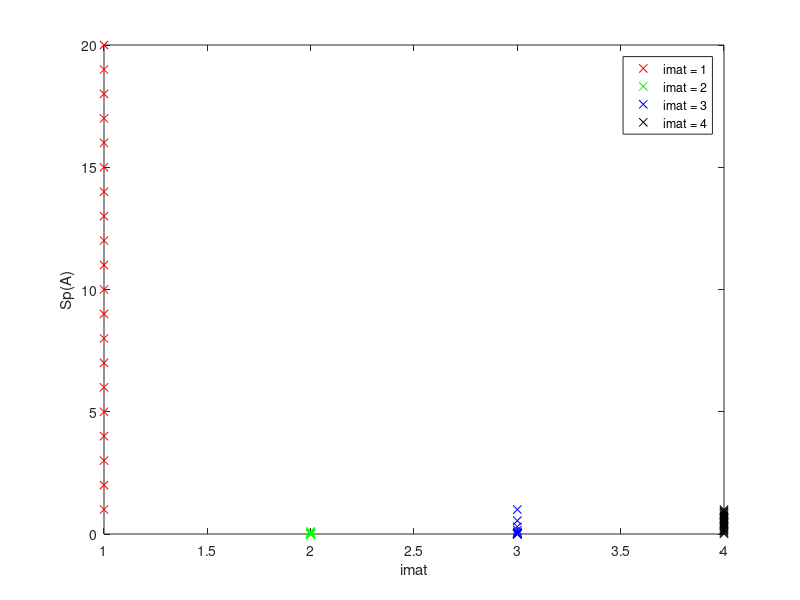

Write the MATLAB code that produced this figure.
clear;
close all;

% Chargement des spectres des 4 types de matrice
load A_20_1.mat; % imat = 1
D1 = D;
load A_20_2.mat; % imat = 2
D2 = D;
load A_20_3.mat; % imat = 3
D3 = D;
load A_20_4.mat; % imat = 4
D4 = D;

% Contruction de liste d'abscisses pour les tracés
imat_abscisses = ones(n,1)*[1 2 3 4];

% Construction de la listes des spectres pour les ordonnées
sp_A = [D1 D2 D3 D4];

% Tracés
figure;

plot(imat_abscisses(:,1),sp_A(:,1), 'rx');
hold on;
plot(imat_abscisses(:,2),sp_A(:,2), 'gx');
hold on;
plot(imat_abscisses(:,3),sp_A(:,3), 'bx');
hold on;
plot(imat_abscisses(:,4),sp_A(:,4), 'kx');

xlabel("imat");
ylabel("Sp(A)");
legend ('imat = 1', 'imat = 2', 'imat = 3', 'imat = 4');

